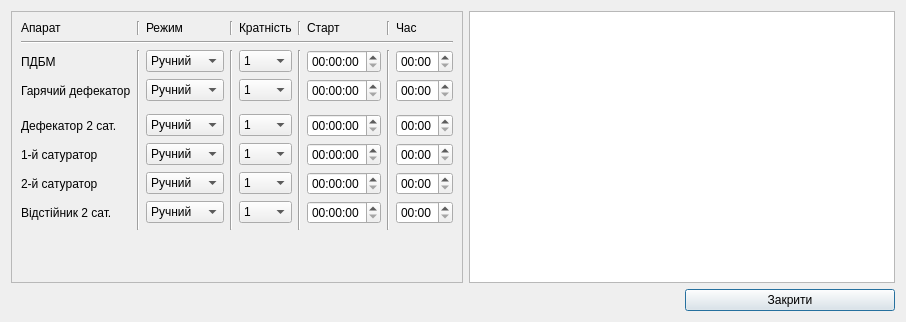
<?xml version="1.0" encoding="UTF-8"?>
<ui version="4.0">
 <class>dlgBledingSetup</class>
 <widget class="QDialog" name="dlgBledingSetup">
  <property name="geometry">
   <rect>
    <x>0</x>
    <y>0</y>
    <width>906</width>
    <height>322</height>
   </rect>
  </property>
  <property name="windowTitle">
   <string>Налаштування продувки</string>
  </property>
  <layout class="QGridLayout" name="gridLayout_2">
   <item row="0" column="0">
    <widget class="QFrame" name="frame">
     <property name="frameShape">
      <enum>QFrame::StyledPanel</enum>
     </property>
     <property name="frameShadow">
      <enum>QFrame::Raised</enum>
     </property>
     <layout class="QGridLayout" name="gridLayout">
      <item row="0" column="0">
       <widget class="QLabel" name="label_900">
        <property name="text">
         <string>Апарат</string>
        </property>
       </widget>
      </item>
      <item row="0" column="2">
       <widget class="QLabel" name="label_901">
        <property name="text">
         <string>Режим</string>
        </property>
       </widget>
      </item>
      <item row="0" column="4">
       <widget class="QLabel" name="label_902">
        <property name="text">
         <string>Кратність</string>
        </property>
       </widget>
      </item>
      <item row="0" column="6">
       <widget class="QLabel" name="label_903">
        <property name="text">
         <string>Старт</string>
        </property>
       </widget>
      </item>
      <item row="0" column="8">
       <widget class="QLabel" name="label_904">
        <property name="text">
         <string>Час</string>
        </property>
       </widget>
      </item>
      <item row="0" column="1">
       <widget class="Line" name="line">
        <property name="orientation">
         <enum>Qt::Vertical</enum>
        </property>
       </widget>
      </item>
      <item row="0" column="3">
       <widget class="Line" name="line_2">
        <property name="orientation">
         <enum>Qt::Vertical</enum>
        </property>
       </widget>
      </item>
      <item row="0" column="7">
       <widget class="Line" name="line_4">
        <property name="orientation">
         <enum>Qt::Vertical</enum>
        </property>
       </widget>
      </item>
      <item row="0" column="5">
       <widget class="Line" name="line_3">
        <property name="orientation">
         <enum>Qt::Vertical</enum>
        </property>
       </widget>
      </item>
      <item row="2" column="0">
       <widget class="QLabel" name="label_0">
        <property name="text">
         <string>ПДБМ</string>
        </property>
       </widget>
      </item>
      <item row="1" column="0" colspan="9">
       <widget class="Line" name="line_5">
        <property name="orientation">
         <enum>Qt::Horizontal</enum>
        </property>
       </widget>
      </item>
      <item row="10" column="0" colspan="9">
       <spacer name="verticalSpacer">
        <property name="orientation">
         <enum>Qt::Vertical</enum>
        </property>
        <property name="sizeHint" stdset="0">
         <size>
          <width>20</width>
          <height>40</height>
         </size>
        </property>
       </spacer>
      </item>
      <item row="2" column="2">
       <widget class="QComboBox" name="en_p_01">
        <item>
         <property name="text">
          <string>Ручний</string>
         </property>
        </item>
        <item>
         <property name="text">
          <string>Автомат</string>
         </property>
        </item>
       </widget>
      </item>
      <item row="2" column="4">
       <widget class="QComboBox" name="kr_p_01">
        <item>
         <property name="text">
          <string>1</string>
         </property>
        </item>
        <item>
         <property name="text">
          <string>2</string>
         </property>
        </item>
        <item>
         <property name="text">
          <string>3</string>
         </property>
        </item>
        <item>
         <property name="text">
          <string>4</string>
         </property>
        </item>
        <item>
         <property name="text">
          <string>6</string>
         </property>
        </item>
        <item>
         <property name="text">
          <string>8</string>
         </property>
        </item>
        <item>
         <property name="text">
          <string>12</string>
         </property>
        </item>
        <item>
         <property name="text">
          <string>24</string>
         </property>
        </item>
        <item>
         <property name="text">
          <string>48</string>
         </property>
        </item>
       </widget>
      </item>
      <item row="2" column="6">
       <widget class="QTimeEdit" name="Tm_zd_01">
        <property name="displayFormat">
         <string>HH:mm:ss</string>
        </property>
       </widget>
      </item>
      <item row="2" column="8">
       <widget class="QTimeEdit" name="Tp_zd_01">
        <property name="displayFormat">
         <string>mm:ss</string>
        </property>
       </widget>
      </item>
      <item row="3" column="0">
       <widget class="QLabel" name="label_1">
        <property name="text">
         <string>Гарячий дефекатор</string>
        </property>
       </widget>
      </item>
      <item row="7" column="0">
       <widget class="QLabel" name="label_4">
        <property name="text">
         <string>2-й сатуратор</string>
        </property>
       </widget>
      </item>
      <item row="8" column="0">
       <widget class="QLabel" name="label_5">
        <property name="text">
         <string>Відстійник 2 сат.</string>
        </property>
       </widget>
      </item>
      <item row="3" column="2">
       <widget class="QComboBox" name="en_p_02">
        <item>
         <property name="text">
          <string>Ручний</string>
         </property>
        </item>
        <item>
         <property name="text">
          <string>Автомат</string>
         </property>
        </item>
       </widget>
      </item>
      <item row="5" column="2">
       <widget class="QComboBox" name="en_p_03">
        <item>
         <property name="text">
          <string>Ручний</string>
         </property>
        </item>
        <item>
         <property name="text">
          <string>Автомат</string>
         </property>
        </item>
       </widget>
      </item>
      <item row="6" column="2">
       <widget class="QComboBox" name="en_p_04">
        <item>
         <property name="text">
          <string>Ручний</string>
         </property>
        </item>
        <item>
         <property name="text">
          <string>Автомат</string>
         </property>
        </item>
       </widget>
      </item>
      <item row="7" column="2">
       <widget class="QComboBox" name="en_p_05">
        <item>
         <property name="text">
          <string>Ручний</string>
         </property>
        </item>
        <item>
         <property name="text">
          <string>Автомат</string>
         </property>
        </item>
       </widget>
      </item>
      <item row="8" column="2">
       <widget class="QComboBox" name="en_p_06">
        <item>
         <property name="text">
          <string>Ручний</string>
         </property>
        </item>
        <item>
         <property name="text">
          <string>Автомат</string>
         </property>
        </item>
       </widget>
      </item>
      <item row="3" column="4">
       <widget class="QComboBox" name="kr_p_02">
        <item>
         <property name="text">
          <string>1</string>
         </property>
        </item>
        <item>
         <property name="text">
          <string>2</string>
         </property>
        </item>
        <item>
         <property name="text">
          <string>3</string>
         </property>
        </item>
        <item>
         <property name="text">
          <string>4</string>
         </property>
        </item>
        <item>
         <property name="text">
          <string>6</string>
         </property>
        </item>
        <item>
         <property name="text">
          <string>8</string>
         </property>
        </item>
        <item>
         <property name="text">
          <string>12</string>
         </property>
        </item>
        <item>
         <property name="text">
          <string>24</string>
         </property>
        </item>
        <item>
         <property name="text">
          <string>48</string>
         </property>
        </item>
       </widget>
      </item>
      <item row="5" column="4">
       <widget class="QComboBox" name="kr_p_03">
        <item>
         <property name="text">
          <string>1</string>
         </property>
        </item>
        <item>
         <property name="text">
          <string>2</string>
         </property>
        </item>
        <item>
         <property name="text">
          <string>3</string>
         </property>
        </item>
        <item>
         <property name="text">
          <string>4</string>
         </property>
        </item>
        <item>
         <property name="text">
          <string>6</string>
         </property>
        </item>
        <item>
         <property name="text">
          <string>8</string>
         </property>
        </item>
        <item>
         <property name="text">
          <string>12</string>
         </property>
        </item>
        <item>
         <property name="text">
          <string>24</string>
         </property>
        </item>
        <item>
         <property name="text">
          <string>48</string>
         </property>
        </item>
       </widget>
      </item>
      <item row="6" column="4">
       <widget class="QComboBox" name="kr_p_04">
        <item>
         <property name="text">
          <string>1</string>
         </property>
        </item>
        <item>
         <property name="text">
          <string>2</string>
         </property>
        </item>
        <item>
         <property name="text">
          <string>3</string>
         </property>
        </item>
        <item>
         <property name="text">
          <string>4</string>
         </property>
        </item>
        <item>
         <property name="text">
          <string>6</string>
         </property>
        </item>
        <item>
         <property name="text">
          <string>8</string>
         </property>
        </item>
        <item>
         <property name="text">
          <string>12</string>
         </property>
        </item>
        <item>
         <property name="text">
          <string>24</string>
         </property>
        </item>
        <item>
         <property name="text">
          <string>48</string>
         </property>
        </item>
       </widget>
      </item>
      <item row="7" column="4">
       <widget class="QComboBox" name="kr_p_05">
        <item>
         <property name="text">
          <string>1</string>
         </property>
        </item>
        <item>
         <property name="text">
          <string>2</string>
         </property>
        </item>
        <item>
         <property name="text">
          <string>3</string>
         </property>
        </item>
        <item>
         <property name="text">
          <string>4</string>
         </property>
        </item>
        <item>
         <property name="text">
          <string>6</string>
         </property>
        </item>
        <item>
         <property name="text">
          <string>8</string>
         </property>
        </item>
        <item>
         <property name="text">
          <string>12</string>
         </property>
        </item>
        <item>
         <property name="text">
          <string>24</string>
         </property>
        </item>
        <item>
         <property name="text">
          <string>48</string>
         </property>
        </item>
       </widget>
      </item>
      <item row="8" column="4">
       <widget class="QComboBox" name="kr_p_06">
        <item>
         <property name="text">
          <string>1</string>
         </property>
        </item>
        <item>
         <property name="text">
          <string>2</string>
         </property>
        </item>
        <item>
         <property name="text">
          <string>3</string>
         </property>
        </item>
        <item>
         <property name="text">
          <string>4</string>
         </property>
        </item>
        <item>
         <property name="text">
          <string>6</string>
         </property>
        </item>
        <item>
         <property name="text">
          <string>8</string>
         </property>
        </item>
        <item>
         <property name="text">
          <string>12</string>
         </property>
        </item>
        <item>
         <property name="text">
          <string>24</string>
         </property>
        </item>
        <item>
         <property name="text">
          <string>48</string>
         </property>
        </item>
       </widget>
      </item>
      <item row="3" column="6">
       <widget class="QTimeEdit" name="Tm_zd_02">
        <property name="displayFormat">
         <string>HH:mm:ss</string>
        </property>
       </widget>
      </item>
      <item row="5" column="6">
       <widget class="QTimeEdit" name="Tm_zd_03">
        <property name="displayFormat">
         <string>HH:mm:ss</string>
        </property>
       </widget>
      </item>
      <item row="6" column="6">
       <widget class="QTimeEdit" name="Tm_zd_04">
        <property name="displayFormat">
         <string>HH:mm:ss</string>
        </property>
       </widget>
      </item>
      <item row="7" column="6">
       <widget class="QTimeEdit" name="Tm_zd_05">
        <property name="displayFormat">
         <string>HH:mm:ss</string>
        </property>
       </widget>
      </item>
      <item row="8" column="6">
       <widget class="QTimeEdit" name="Tm_zd_06">
        <property name="displayFormat">
         <string>HH:mm:ss</string>
        </property>
       </widget>
      </item>
      <item row="3" column="8">
       <widget class="QTimeEdit" name="Tp_zd_02">
        <property name="displayFormat">
         <string>mm:ss</string>
        </property>
       </widget>
      </item>
      <item row="5" column="8">
       <widget class="QTimeEdit" name="Tp_zd_03">
        <property name="displayFormat">
         <string>mm:ss</string>
        </property>
       </widget>
      </item>
      <item row="6" column="8">
       <widget class="QTimeEdit" name="Tp_zd_04">
        <property name="displayFormat">
         <string>mm:ss</string>
        </property>
       </widget>
      </item>
      <item row="7" column="8">
       <widget class="QTimeEdit" name="Tp_zd_05">
        <property name="displayFormat">
         <string>mm:ss</string>
        </property>
       </widget>
      </item>
      <item row="8" column="8">
       <widget class="QTimeEdit" name="Tp_zd_06">
        <property name="displayFormat">
         <string>mm:ss</string>
        </property>
       </widget>
      </item>
      <item row="2" column="1" rowspan="8">
       <widget class="Line" name="line_6">
        <property name="orientation">
         <enum>Qt::Vertical</enum>
        </property>
       </widget>
      </item>
      <item row="2" column="3" rowspan="8">
       <widget class="Line" name="line_7">
        <property name="orientation">
         <enum>Qt::Vertical</enum>
        </property>
       </widget>
      </item>
      <item row="2" column="5" rowspan="8">
       <widget class="Line" name="line_8">
        <property name="orientation">
         <enum>Qt::Vertical</enum>
        </property>
       </widget>
      </item>
      <item row="2" column="7" rowspan="8">
       <widget class="Line" name="line_9">
        <property name="orientation">
         <enum>Qt::Vertical</enum>
        </property>
       </widget>
      </item>
      <item row="6" column="0">
       <widget class="QLabel" name="label_2">
        <property name="text">
         <string>1-й сатуратор</string>
        </property>
       </widget>
      </item>
      <item row="5" column="0">
       <widget class="QLabel" name="label_3">
        <property name="text">
         <string>Дефекатор 2 сат.</string>
        </property>
       </widget>
      </item>
     </layout>
    </widget>
   </item>
   <item row="1" column="2">
    <widget class="QPushButton" name="Exit">
     <property name="text">
      <string>Закрити</string>
     </property>
    </widget>
   </item>
   <item row="1" column="0" colspan="2">
    <spacer name="horizontalSpacer">
     <property name="orientation">
      <enum>Qt::Horizontal</enum>
     </property>
     <property name="sizeHint" stdset="0">
      <size>
       <width>40</width>
       <height>20</height>
      </size>
     </property>
    </spacer>
   </item>
   <item row="0" column="1" colspan="2">
    <widget class="QTextEdit" name="teList">
     <property name="readOnly">
      <bool>true</bool>
     </property>
    </widget>
   </item>
  </layout>
 </widget>
 <resources/>
 <connections>
  <connection>
   <sender>Exit</sender>
   <signal>clicked()</signal>
   <receiver>dlgBledingSetup</receiver>
   <slot>accept()</slot>
   <hints>
    <hint type="sourcelabel">
     <x>583</x>
     <y>305</y>
    </hint>
    <hint type="destinationlabel">
     <x>354</x>
     <y>160</y>
    </hint>
   </hints>
  </connection>
 </connections>
</ui>
